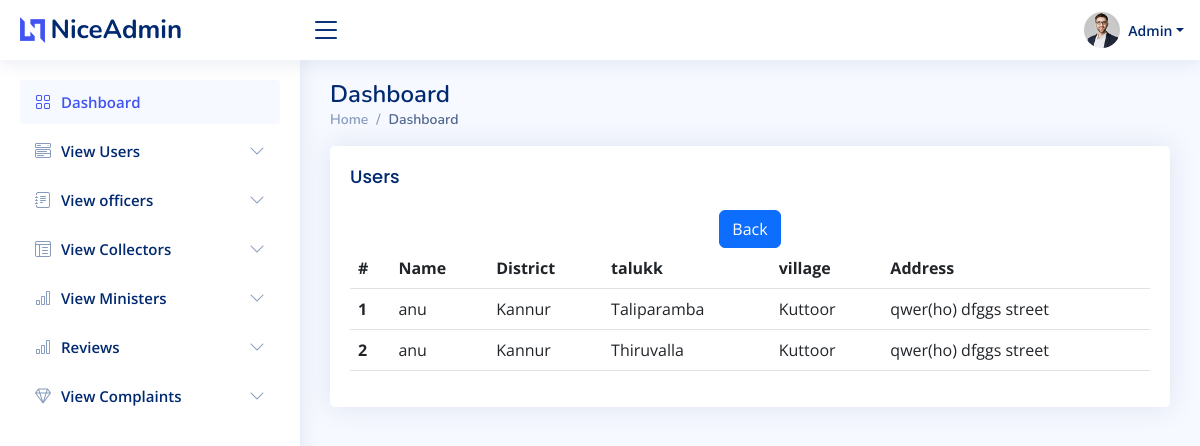
The app's page /details.php?id=14 with its own data.
### tables this page shows
CREATE TABLE `users` (
  `user_id` int(11) NOT NULL,
  `login_id` int(11) NOT NULL,
  `name` varchar(30) NOT NULL,
  `address_user` varchar(100) NOT NULL,
  `mobile` varchar(15) NOT NULL,
  `district` varchar(26) NOT NULL,
  `taluk` varchar(20) NOT NULL,
  `village` varchar(20) NOT NULL,
  `email` varchar(50) NOT NULL
);

CREATE TABLE `taluk` (
  `taluk_id` int(11) NOT NULL,
  `district` varchar(25) NOT NULL,
  `taluk_name` varchar(30) NOT NULL
);

CREATE TABLE `village` (
  `village_id` int(11) NOT NULL,
  `taluk` varchar(30) NOT NULL,
  `village` varchar(50) NOT NULL,
  `pincode` int(11) NOT NULL
);

### details.php (the view, shortened to what this page needs)
<?php
include 'api/connection.php';
$id = $_GET['id'];
$data = mysqli_query($con,"select * from users join taluk on users.taluk=taluk.taluk_name join village on users.village=village.village where users.login_id = '$id'");
?>
<!DOCTYPE html>
<html lang="en">
<head>
  <link href="assets/vendor/bootstrap/css/bootstrap.min.css" rel="stylesheet">
  <link href="assets/vendor/bootstrap-icons/bootstrap-icons.css" rel="stylesheet">
  <link href="assets/vendor/boxicons/css/boxicons.min.css" rel="stylesheet">
  <link href="assets/vendor/quill/quill.snow.css" rel="stylesheet">
  <link href="assets/vendor/quill/quill.bubble.css" rel="stylesheet">
  <link href="assets/vendor/remixicon/remixicon.css" rel="stylesheet">
  <link href="assets/vendor/simple-datatables/style.css" rel="stylesheet">
  <link href="assets/css/style.css" rel="stylesheet">
</head>
<body>
 <?php include 'header.php'; ?>
 <?php include 'sidebar.php'; ?>
  <main id="main" class="main">
    <div class="pagetitle">
      <h1>Dashboard</h1>
      <nav>
        <ol class="breadcrumb">
          <li class="breadcrumb-item"><a href="index.html">Home</a></li>
          <li class="breadcrumb-item active">Dashboard</li>
        </ol>
      </nav>
    </div>
    <section class="section dashboard">
      <section class="section">
      <div class="row">
        <div class="col-lg-12">
          <div class="card">
            <div class="card-body">
              <h5 class="card-title">Users</h5>
           <center> <a href="users.php" class="btn btn-primary">Back</a></center>
              <table class="table datatable">
                <thead>
                  <tr>
                    <th scope="col">#</th>
                    <th scope="col">Name</th>
                    <th scope="col">District</th>
                    <th scope="col">talukk</th>
                    <th scope="col">village</th>
                    <th scope="col">Address</th>
                  </tr>
                </thead>
                <tbody>
                  <?php
                  $count=0;
                  while($row = mysqli_fetch_assoc($data)){
                    $count++;
                  ?>
                  <tr>
                    <th scope="row"><?php echo $count; ?></th>
                    <td><?php echo $row['name'] ?></td>
                    <td><?php echo $row['district'] ?></td>
                    <td><?php echo $row['taluk'] ?></td>
                    <td><?php echo $row['village'] ?></td>
                    <td><?php echo $row['address_user'] ?></td>
                  </tr>
                  <?php
                  }
                  ?>
                </tbody>
              </table>
            </div>
          </div>
        </div>
    </section>
    </section>
  </main>
</body>
</html>

### assets/css/style.css (style rules this page uses)
:root { scroll-behavior: smooth; }
body { font-family: "Open Sans", sans-serif; background: #f6f9ff; color: #444444; }
a { color: #4154f1; text-decoration: none; }
h1, h2, h3, h4, h5, h6 { font-family: "Nunito", sans-serif; }
#main { margin-top: 60px; padding: 20px 30px; transition: all 0.3s; }
.pagetitle { margin-bottom: 10px; }
.pagetitle h1 { font-size: 24px; margin-bottom: 0; font-weight: 600; color: #012970; }
.card { margin-bottom: 30px; border: none; border-radius: 5px; box-shadow: 0px 0 30px rgba(1, 41, 112, 0.1); }
.card-title { padding: 20px 0 15px 0; font-size: 18px; font-weight: 500; color: #012970; font-family: "Poppins", sans-serif; }
.card-body { padding: 0 20px 20px 20px; }
.breadcrumb { font-size: 14px; font-family: "Nunito", sans-serif; color: #899bbd; font-weight: 600; }
.breadcrumb a { color: #899bbd; transition: 0.3s; }
.breadcrumb .breadcrumb-item::before { color: #899bbd; }
.breadcrumb .active { color: #51678f; font-weight: 600; }
@media (min-width: 1200px) { #main, #footer { margin-left: 300px; } }

### records on screen
users: name "anu", taluk.district "Kannur", village.taluk "Taliparamba", village.village "Kuttoor", address_user "qwer(ho) dfggs street", village.taluk "Thiruvalla"
